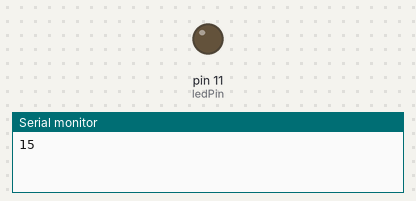
Simulated run of this sketch. Board: Arduino Uno, built with avr-gcc and run on an emulated ATmega328P. On the bench: output pins drawn as LEDs (lit = HIGH), the last lines printed to the serial monitor.

Above: at 0.05 s.
At 4.05 s:
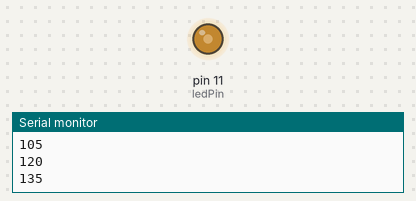
At 7.75 s:
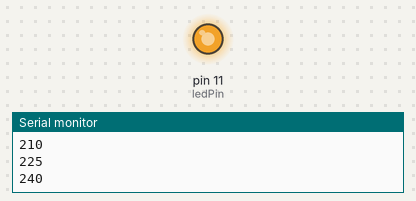
At 15.45 s:
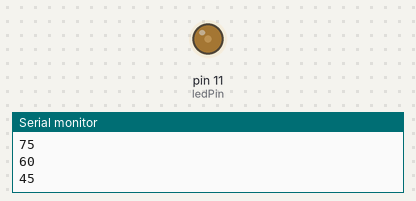
Timing chart, 0 to 22.1 s (numbered marks = the images above):
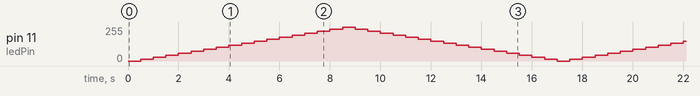

The sketch:

led_fade_pwm_Arduino.ino
```cpp
const int ledPin = 11;

int brightness = 0; //Brightness selection
int fadeAmount = 15; //Level selection to fade up the LED


void setup () {
	pinMode(ledPin, OUTPUT);
	Serial.begin(9600);
}


void loop () {
//Controlling the brightness of the led based on brightness variable
	analogWrite(ledPin, brightness);
	brightness = brightness + fadeAmount;
	if (brightness <=0 || brightness >= 255) {
		fadeAmount = -fadeAmount;
	}
Serial.println(brightness);
delay(500);
}
```
